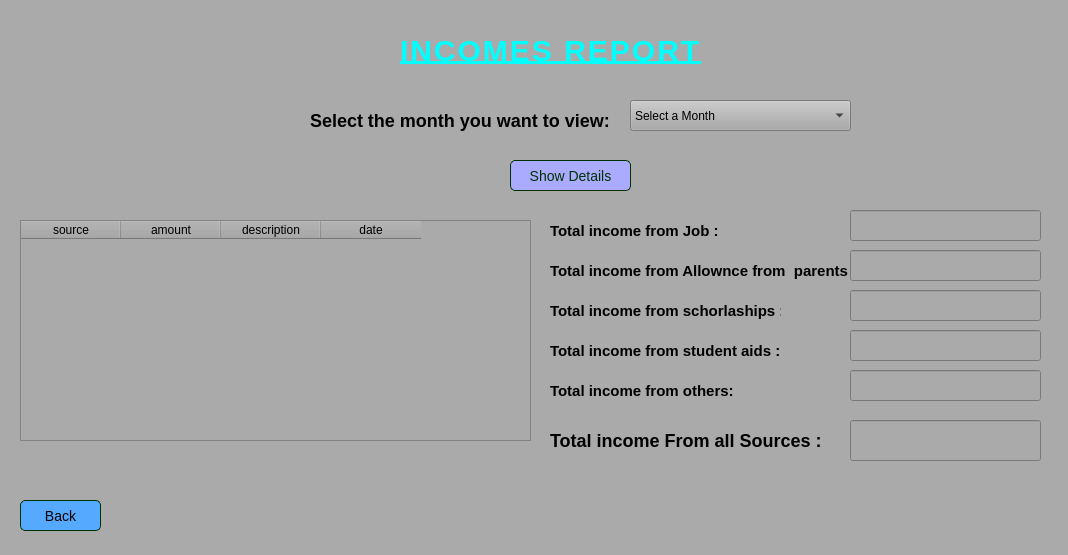
<?xml version="1.0" encoding="UTF-8"?>
<ui version="4.0">
 <class>total_incomes</class>
 <widget class="QMainWindow" name="total_incomes">
  <property name="geometry">
   <rect>
    <x>0</x>
    <y>0</y>
    <width>1068</width>
    <height>555</height>
   </rect>
  </property>
  <property name="windowTitle">
   <string>MainWindow</string>
  </property>
  <property name="styleSheet">
   <string notr="true">background-color: #aaaaaa;</string>
  </property>
  <widget class="QWidget" name="centralwidget">
   <widget class="QTableWidget" name="tableWidget">
    <property name="geometry">
     <rect>
      <x>20</x>
      <y>220</y>
      <width>511</width>
      <height>221</height>
     </rect>
    </property>
    <column>
     <property name="text">
      <string>source</string>
     </property>
    </column>
    <column>
     <property name="text">
      <string>amount</string>
     </property>
    </column>
    <column>
     <property name="text">
      <string>description</string>
     </property>
    </column>
    <column>
     <property name="text">
      <string>date</string>
     </property>
    </column>
   </widget>
   <widget class="QLabel" name="label">
    <property name="geometry">
     <rect>
      <x>400</x>
      <y>30</y>
      <width>311</width>
      <height>41</height>
     </rect>
    </property>
    <property name="styleSheet">
     <string notr="true">QLabel {
    color: #00ffff;             
	text-decoration: underline;
	font: 700 italic 9pt &quot;Arial&quot;;
    font-size: 30px;                
    font-weight: bold;        
    letter-spacing: 2px;          
    text-align: center;              
    background-color: transparent;    

}
</string>
    </property>
    <property name="text">
     <string>INCOMES REPORT</string>
    </property>
   </widget>
   <widget class="QLabel" name="label_2">
    <property name="geometry">
     <rect>
      <x>550</x>
      <y>430</y>
      <width>291</width>
      <height>21</height>
     </rect>
    </property>
    <property name="styleSheet">
     <string notr="true">QLabel {
	font: 700 9pt &quot;Arial&quot;;
    color: #000000;                 
	font-size: 18px;             
    font-weight: bold;       
	background-color:transparent;       
}</string>
    </property>
    <property name="text">
     <string>Total income From all Sources :</string>
    </property>
   </widget>
   <widget class="QLineEdit" name="lineEditTotalAll">
    <property name="geometry">
     <rect>
      <x>850</x>
      <y>420</y>
      <width>191</width>
      <height>41</height>
     </rect>
    </property>
   </widget>
   <widget class="QPushButton" name="totalincomeBack">
    <property name="geometry">
     <rect>
      <x>20</x>
      <y>500</y>
      <width>81</width>
      <height>31</height>
     </rect>
    </property>
    <property name="styleSheet">
     <string notr="true">QPushButton {
	font: 700 italic 9pt &quot;Arial&quot;;
    background-color: #55aaff;
    border: 1px solid #003300;
    border-radius: 5px;
    padding: 5px;
    font-size: 14px;
    color: #000000;
}
QPushButton:hover {
    background-color: #aaffff;
}
</string>
    </property>
    <property name="text">
     <string>Back</string>
    </property>
   </widget>
   <widget class="QLabel" name="label_3">
    <property name="geometry">
     <rect>
      <x>310</x>
      <y>110</y>
      <width>321</width>
      <height>21</height>
     </rect>
    </property>
    <property name="styleSheet">
     <string notr="true">QLabel {
	font: 700 9pt &quot;Arial&quot;;
    color: #000000;                 
	font-size: 18px;             
    font-weight: bold;       
	background-color:transparent;       
}</string>
    </property>
    <property name="text">
     <string>Select the month you want to view:</string>
    </property>
   </widget>
   <widget class="QComboBox" name="comboBoxMonth">
    <property name="geometry">
     <rect>
      <x>630</x>
      <y>100</y>
      <width>221</width>
      <height>31</height>
     </rect>
    </property>
    <item>
     <property name="text">
      <string>Select a Month</string>
     </property>
    </item>
    <item>
     <property name="text">
      <string>January</string>
     </property>
    </item>
    <item>
     <property name="text">
      <string>February</string>
     </property>
    </item>
    <item>
     <property name="text">
      <string>March</string>
     </property>
    </item>
    <item>
     <property name="text">
      <string>April</string>
     </property>
    </item>
    <item>
     <property name="text">
      <string>May</string>
     </property>
    </item>
    <item>
     <property name="text">
      <string>June</string>
     </property>
    </item>
    <item>
     <property name="text">
      <string>July</string>
     </property>
    </item>
    <item>
     <property name="text">
      <string>August</string>
     </property>
    </item>
    <item>
     <property name="text">
      <string>September</string>
     </property>
    </item>
    <item>
     <property name="text">
      <string>October</string>
     </property>
    </item>
    <item>
     <property name="text">
      <string>November</string>
     </property>
    </item>
    <item>
     <property name="text">
      <string>December</string>
     </property>
    </item>
   </widget>
   <widget class="QPushButton" name="showDetailsButton">
    <property name="geometry">
     <rect>
      <x>510</x>
      <y>160</y>
      <width>121</width>
      <height>31</height>
     </rect>
    </property>
    <property name="styleSheet">
     <string notr="true">QPushButton {
	font: 700 italic 9pt &quot;Arial&quot;;
    background-color: #aaaaff;
    border: 1px solid #003300;
    border-radius: 5px;
    padding: 5px;
    font-size: 14px;
    color: #003300;
}
QPushButton:hover {
    background-color: #66cc66;
}
</string>
    </property>
    <property name="text">
     <string>Show Details</string>
    </property>
   </widget>
   <widget class="QLabel" name="label_4">
    <property name="geometry">
     <rect>
      <x>550</x>
      <y>220</y>
      <width>171</width>
      <height>21</height>
     </rect>
    </property>
    <property name="styleSheet">
     <string notr="true">QLabel {
	font: 700 9pt &quot;Arial&quot;;
    color: #000000;                 
	font-size: 15px;             
    font-weight: bold;       
	background-color:transparent;       
}</string>
    </property>
    <property name="text">
     <string>Total income from Job :</string>
    </property>
   </widget>
   <widget class="QLabel" name="label_5">
    <property name="geometry">
     <rect>
      <x>550</x>
      <y>260</y>
      <width>301</width>
      <height>21</height>
     </rect>
    </property>
    <property name="styleSheet">
     <string notr="true">QLabel {
	font: 700 9pt &quot;Arial&quot;;
    color: #000000;                 
	font-size: 15px;             
    font-weight: bold;       
	background-color:transparent;       
}</string>
    </property>
    <property name="text">
     <string>Total income from Allownce from  parents :</string>
    </property>
   </widget>
   <widget class="QLabel" name="label_6">
    <property name="geometry">
     <rect>
      <x>550</x>
      <y>300</y>
      <width>231</width>
      <height>21</height>
     </rect>
    </property>
    <property name="styleSheet">
     <string notr="true">QLabel {
	font: 700 9pt &quot;Arial&quot;;
    color: #000000;                 
	font-size: 15px;             
    font-weight: bold;       
	background-color:transparent;       
}</string>
    </property>
    <property name="text">
     <string>Total income from schorlaships :</string>
    </property>
   </widget>
   <widget class="QLabel" name="label_7">
    <property name="geometry">
     <rect>
      <x>550</x>
      <y>340</y>
      <width>231</width>
      <height>21</height>
     </rect>
    </property>
    <property name="styleSheet">
     <string notr="true">QLabel {
	font: 700 9pt &quot;Arial&quot;;
    color: #000000;                 
	font-size: 15px;             
    font-weight: bold;       
	background-color:transparent;       
}</string>
    </property>
    <property name="text">
     <string>Total income from student aids :</string>
    </property>
   </widget>
   <widget class="QLabel" name="label_8">
    <property name="geometry">
     <rect>
      <x>550</x>
      <y>380</y>
      <width>191</width>
      <height>21</height>
     </rect>
    </property>
    <property name="styleSheet">
     <string notr="true">QLabel {
	font: 700 9pt &quot;Arial&quot;;
    color: #000000;                 
	font-size: 15px;             
    font-weight: bold;       
	background-color:transparent;       
}</string>
    </property>
    <property name="text">
     <string>Total income from others:</string>
    </property>
   </widget>
   <widget class="QLineEdit" name="lineEditAllowance">
    <property name="geometry">
     <rect>
      <x>850</x>
      <y>250</y>
      <width>191</width>
      <height>31</height>
     </rect>
    </property>
   </widget>
   <widget class="QLineEdit" name="lineEditStudentAid">
    <property name="geometry">
     <rect>
      <x>850</x>
      <y>330</y>
      <width>191</width>
      <height>31</height>
     </rect>
    </property>
   </widget>
   <widget class="QLineEdit" name="lineEditOthers">
    <property name="geometry">
     <rect>
      <x>850</x>
      <y>370</y>
      <width>191</width>
      <height>31</height>
     </rect>
    </property>
   </widget>
   <widget class="QLineEdit" name="lineEditScholarship">
    <property name="geometry">
     <rect>
      <x>850</x>
      <y>290</y>
      <width>191</width>
      <height>31</height>
     </rect>
    </property>
   </widget>
   <widget class="QLineEdit" name="lineEditJob">
    <property name="geometry">
     <rect>
      <x>850</x>
      <y>210</y>
      <width>191</width>
      <height>31</height>
     </rect>
    </property>
   </widget>
  </widget>
 </widget>
 <resources/>
 <connections/>
</ui>
